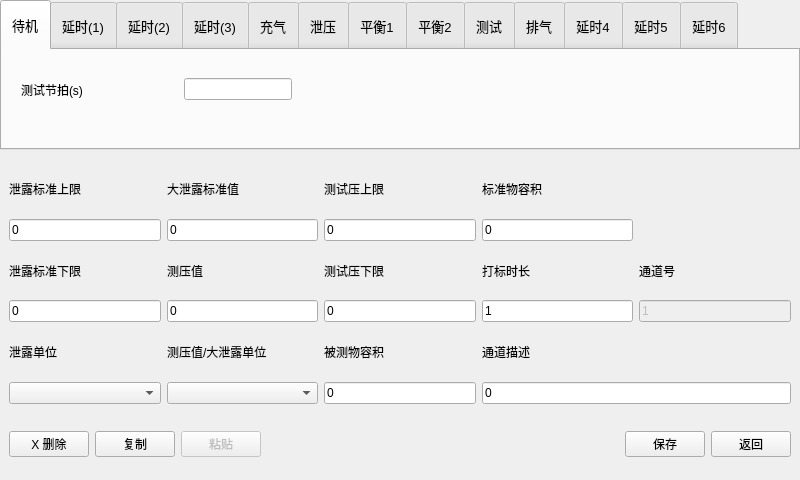
<?xml version="1.0" encoding="UTF-8"?>
<ui version="4.0">
 <class>FormArgsSettings</class>
 <widget class="QWidget" name="FormArgsSettings">
  <property name="geometry">
   <rect>
    <x>0</x>
    <y>0</y>
    <width>800</width>
    <height>480</height>
   </rect>
  </property>
  <property name="maximumSize">
   <size>
    <width>16777215</width>
    <height>1000</height>
   </size>
  </property>
  <property name="windowTitle">
   <string>Form</string>
  </property>
  <layout class="QVBoxLayout" name="verticalLayout_29">
   <property name="leftMargin">
    <number>0</number>
   </property>
   <property name="topMargin">
    <number>0</number>
   </property>
   <property name="rightMargin">
    <number>0</number>
   </property>
   <item>
    <widget class="QTabWidget" name="tabWidget">
     <property name="maximumSize">
      <size>
       <width>16777215</width>
       <height>150</height>
      </size>
     </property>
     <property name="sizeIncrement">
      <size>
       <width>0</width>
       <height>0</height>
      </size>
     </property>
     <property name="baseSize">
      <size>
       <width>0</width>
       <height>0</height>
      </size>
     </property>
     <property name="font">
      <font>
       <pointsize>10</pointsize>
      </font>
     </property>
     <property name="styleSheet">
      <string notr="true">QTabBar::tab{height:50}</string>
     </property>
     <property name="tabPosition">
      <enum>QTabWidget::North</enum>
     </property>
     <property name="tabShape">
      <enum>QTabWidget::Rounded</enum>
     </property>
     <property name="currentIndex">
      <number>0</number>
     </property>
     <property name="iconSize">
      <size>
       <width>6</width>
       <height>16</height>
      </size>
     </property>
     <widget class="QWidget" name="tab">
      <attribute name="title">
       <string>待机</string>
      </attribute>
      <layout class="QVBoxLayout" name="verticalLayout_2">
       <item>
        <widget class="QWidget" name="widget" native="true">
         <property name="maximumSize">
          <size>
           <width>16777215</width>
           <height>100</height>
          </size>
         </property>
         <widget class="QWidget" name="layoutWidget">
          <property name="geometry">
           <rect>
            <x>10</x>
            <y>10</y>
            <width>271</width>
            <height>41</height>
           </rect>
          </property>
          <layout class="QHBoxLayout" name="horizontalLayout">
           <item>
            <widget class="QLabel" name="label">
             <property name="text">
              <string>测试节拍(s)</string>
             </property>
             <property name="buddy">
              <cstring>lineEditTab1</cstring>
             </property>
            </widget>
           </item>
           <item>
            <spacer name="horizontalSpacer">
             <property name="orientation">
              <enum>Qt::Horizontal</enum>
             </property>
             <property name="sizeHint" stdset="0">
              <size>
               <width>40</width>
               <height>20</height>
              </size>
             </property>
            </spacer>
           </item>
           <item>
            <widget class="QLineEdit" name="lineEditTab1">
             <property name="statusTip">
              <string extracomment="s"/>
             </property>
             <property name="whatsThis">
              <string extracomment="s"/>
             </property>
             <property name="accessibleName">
              <string extracomment="s"/>
             </property>
             <property name="accessibleDescription">
              <string extracomment="s"/>
             </property>
             <property name="inputMask">
              <string extracomment="s"/>
             </property>
            </widget>
           </item>
          </layout>
         </widget>
        </widget>
       </item>
      </layout>
     </widget>
     <widget class="QWidget" name="tab_2">
      <attribute name="title">
       <string>延时(1)</string>
      </attribute>
      <layout class="QVBoxLayout" name="verticalLayout_28">
       <item>
        <widget class="QWidget" name="widget_4" native="true">
         <property name="maximumSize">
          <size>
           <width>16777215</width>
           <height>100</height>
          </size>
         </property>
         <widget class="QWidget" name="layoutWidget_12">
          <property name="geometry">
           <rect>
            <x>10</x>
            <y>10</y>
            <width>271</width>
            <height>41</height>
           </rect>
          </property>
          <layout class="QHBoxLayout" name="horizontalLayout_4">
           <item>
            <widget class="QLabel" name="label_15">
             <property name="text">
              <string>测试节拍(s)</string>
             </property>
             <property name="buddy">
              <cstring>lineEditTab1</cstring>
             </property>
            </widget>
           </item>
           <item>
            <spacer name="horizontalSpacer_3">
             <property name="orientation">
              <enum>Qt::Horizontal</enum>
             </property>
             <property name="sizeHint" stdset="0">
              <size>
               <width>40</width>
               <height>20</height>
              </size>
             </property>
            </spacer>
           </item>
           <item>
            <widget class="QLineEdit" name="lineEditTab2">
             <property name="statusTip">
              <string extracomment="s"/>
             </property>
             <property name="whatsThis">
              <string extracomment="s"/>
             </property>
             <property name="accessibleName">
              <string extracomment="s"/>
             </property>
             <property name="accessibleDescription">
              <string extracomment="s"/>
             </property>
             <property name="inputMask">
              <string extracomment="s"/>
             </property>
            </widget>
           </item>
          </layout>
         </widget>
        </widget>
       </item>
      </layout>
     </widget>
     <widget class="QWidget" name="tab_3">
      <attribute name="title">
       <string>延时(2)</string>
      </attribute>
      <layout class="QVBoxLayout" name="verticalLayout_43">
       <item>
        <widget class="QWidget" name="widget_5" native="true">
         <property name="maximumSize">
          <size>
           <width>16777215</width>
           <height>100</height>
          </size>
         </property>
         <widget class="QWidget" name="layoutWidget_13">
          <property name="geometry">
           <rect>
            <x>10</x>
            <y>10</y>
            <width>271</width>
            <height>41</height>
           </rect>
          </property>
          <layout class="QHBoxLayout" name="horizontalLayout_5">
           <item>
            <widget class="QLabel" name="label_42">
             <property name="text">
              <string>测试节拍(s)</string>
             </property>
             <property name="buddy">
              <cstring>lineEditTab1</cstring>
             </property>
            </widget>
           </item>
           <item>
            <spacer name="horizontalSpacer_4">
             <property name="orientation">
              <enum>Qt::Horizontal</enum>
             </property>
             <property name="sizeHint" stdset="0">
              <size>
               <width>40</width>
               <height>20</height>
              </size>
             </property>
            </spacer>
           </item>
           <item>
            <widget class="QLineEdit" name="lineEditTab3">
             <property name="statusTip">
              <string extracomment="s"/>
             </property>
             <property name="whatsThis">
              <string extracomment="s"/>
             </property>
             <property name="accessibleName">
              <string extracomment="s"/>
             </property>
             <property name="accessibleDescription">
              <string extracomment="s"/>
             </property>
             <property name="inputMask">
              <string extracomment="s"/>
             </property>
            </widget>
           </item>
          </layout>
         </widget>
        </widget>
       </item>
      </layout>
     </widget>
     <widget class="QWidget" name="tab_4">
      <attribute name="title">
       <string>延时(3)</string>
      </attribute>
      <layout class="QVBoxLayout" name="verticalLayout_70">
       <item>
        <widget class="QWidget" name="widget_9" native="true">
         <property name="maximumSize">
          <size>
           <width>16777215</width>
           <height>100</height>
          </size>
         </property>
         <widget class="QWidget" name="layoutWidget_15">
          <property name="geometry">
           <rect>
            <x>10</x>
            <y>10</y>
            <width>271</width>
            <height>41</height>
           </rect>
          </property>
          <layout class="QHBoxLayout" name="horizontalLayout_7">
           <item>
            <widget class="QLabel" name="label_70">
             <property name="text">
              <string>测试节拍(s)</string>
             </property>
             <property name="buddy">
              <cstring>lineEditTab1</cstring>
             </property>
            </widget>
           </item>
           <item>
            <spacer name="horizontalSpacer_6">
             <property name="orientation">
              <enum>Qt::Horizontal</enum>
             </property>
             <property name="sizeHint" stdset="0">
              <size>
               <width>40</width>
               <height>20</height>
              </size>
             </property>
            </spacer>
           </item>
           <item>
            <widget class="QLineEdit" name="lineEditTab4">
             <property name="statusTip">
              <string extracomment="s"/>
             </property>
             <property name="whatsThis">
              <string extracomment="s"/>
             </property>
             <property name="accessibleName">
              <string extracomment="s"/>
             </property>
             <property name="accessibleDescription">
              <string extracomment="s"/>
             </property>
             <property name="inputMask">
              <string extracomment="s"/>
             </property>
            </widget>
           </item>
          </layout>
         </widget>
        </widget>
       </item>
      </layout>
     </widget>
     <widget class="QWidget" name="tab_5">
      <attribute name="title">
       <string>充气</string>
      </attribute>
      <layout class="QVBoxLayout" name="verticalLayout_84">
       <item>
        <widget class="QWidget" name="widget_11" native="true">
         <property name="maximumSize">
          <size>
           <width>16777215</width>
           <height>100</height>
          </size>
         </property>
         <widget class="QWidget" name="layoutWidget_16">
          <property name="geometry">
           <rect>
            <x>10</x>
            <y>10</y>
            <width>271</width>
            <height>41</height>
           </rect>
          </property>
          <layout class="QHBoxLayout" name="horizontalLayout_8">
           <item>
            <widget class="QLabel" name="label_84">
             <property name="text">
              <string>测试节拍(s)</string>
             </property>
             <property name="buddy">
              <cstring>lineEditTab1</cstring>
             </property>
            </widget>
           </item>
           <item>
            <spacer name="horizontalSpacer_7">
             <property name="orientation">
              <enum>Qt::Horizontal</enum>
             </property>
             <property name="sizeHint" stdset="0">
              <size>
               <width>40</width>
               <height>20</height>
              </size>
             </property>
            </spacer>
           </item>
           <item>
            <widget class="QLineEdit" name="lineEditTab5">
             <property name="statusTip">
              <string extracomment="s"/>
             </property>
             <property name="whatsThis">
              <string extracomment="s"/>
             </property>
             <property name="accessibleName">
              <string extracomment="s"/>
             </property>
             <property name="accessibleDescription">
              <string extracomment="s"/>
             </property>
             <property name="inputMask">
              <string extracomment="s"/>
             </property>
            </widget>
           </item>
          </layout>
         </widget>
        </widget>
       </item>
      </layout>
     </widget>
     <widget class="QWidget" name="tab_6">
      <attribute name="title">
       <string>泄压</string>
      </attribute>
      <layout class="QVBoxLayout" name="verticalLayout_98">
       <item>
        <widget class="QWidget" name="widget_13" native="true">
         <property name="maximumSize">
          <size>
           <width>16777215</width>
           <height>100</height>
          </size>
         </property>
         <widget class="QWidget" name="layoutWidget_17">
          <property name="geometry">
           <rect>
            <x>10</x>
            <y>10</y>
            <width>271</width>
            <height>41</height>
           </rect>
          </property>
          <layout class="QHBoxLayout" name="horizontalLayout_9">
           <item>
            <widget class="QLabel" name="label_98">
             <property name="text">
              <string>测试节拍(s)</string>
             </property>
             <property name="buddy">
              <cstring>lineEditTab1</cstring>
             </property>
            </widget>
           </item>
           <item>
            <spacer name="horizontalSpacer_8">
             <property name="orientation">
              <enum>Qt::Horizontal</enum>
             </property>
             <property name="sizeHint" stdset="0">
              <size>
               <width>40</width>
               <height>20</height>
              </size>
             </property>
            </spacer>
           </item>
           <item>
            <widget class="QLineEdit" name="lineEditTab6">
             <property name="statusTip">
              <string extracomment="s"/>
             </property>
             <property name="whatsThis">
              <string extracomment="s"/>
             </property>
             <property name="accessibleName">
              <string extracomment="s"/>
             </property>
             <property name="accessibleDescription">
              <string extracomment="s"/>
             </property>
             <property name="inputMask">
              <string extracomment="s"/>
             </property>
            </widget>
           </item>
          </layout>
         </widget>
        </widget>
       </item>
      </layout>
     </widget>
     <widget class="QWidget" name="tab_7">
      <attribute name="title">
       <string>平衡1</string>
      </attribute>
      <layout class="QVBoxLayout" name="verticalLayout_112">
       <item>
        <widget class="QWidget" name="widget_15" native="true">
         <property name="maximumSize">
          <size>
           <width>16777215</width>
           <height>100</height>
          </size>
         </property>
         <widget class="QWidget" name="layoutWidget_18">
          <property name="geometry">
           <rect>
            <x>10</x>
            <y>10</y>
            <width>271</width>
            <height>41</height>
           </rect>
          </property>
          <layout class="QHBoxLayout" name="horizontalLayout_10">
           <item>
            <widget class="QLabel" name="label_112">
             <property name="text">
              <string>测试节拍(s)</string>
             </property>
             <property name="buddy">
              <cstring>lineEditTab1</cstring>
             </property>
            </widget>
           </item>
           <item>
            <spacer name="horizontalSpacer_9">
             <property name="orientation">
              <enum>Qt::Horizontal</enum>
             </property>
             <property name="sizeHint" stdset="0">
              <size>
               <width>40</width>
               <height>20</height>
              </size>
             </property>
            </spacer>
           </item>
           <item>
            <widget class="QLineEdit" name="lineEditTab7">
             <property name="statusTip">
              <string extracomment="s"/>
             </property>
             <property name="whatsThis">
              <string extracomment="s"/>
             </property>
             <property name="accessibleName">
              <string extracomment="s"/>
             </property>
             <property name="accessibleDescription">
              <string extracomment="s"/>
             </property>
             <property name="inputMask">
              <string extracomment="s"/>
             </property>
            </widget>
           </item>
          </layout>
         </widget>
        </widget>
       </item>
      </layout>
     </widget>
     <widget class="QWidget" name="tab_8">
      <attribute name="title">
       <string>平衡2</string>
      </attribute>
      <layout class="QVBoxLayout" name="verticalLayout_126">
       <item>
        <widget class="QWidget" name="widget_17" native="true">
         <property name="maximumSize">
          <size>
           <width>16777215</width>
           <height>100</height>
          </size>
         </property>
         <widget class="QWidget" name="layoutWidget_19">
          <property name="geometry">
           <rect>
            <x>10</x>
            <y>10</y>
            <width>271</width>
            <height>41</height>
           </rect>
          </property>
          <layout class="QHBoxLayout" name="horizontalLayout_11">
           <item>
            <widget class="QLabel" name="label_126">
             <property name="text">
              <string>测试节拍(s)</string>
             </property>
             <property name="buddy">
              <cstring>lineEditTab1</cstring>
             </property>
            </widget>
           </item>
           <item>
            <spacer name="horizontalSpacer_10">
             <property name="orientation">
              <enum>Qt::Horizontal</enum>
             </property>
             <property name="sizeHint" stdset="0">
              <size>
               <width>40</width>
               <height>20</height>
              </size>
             </property>
            </spacer>
           </item>
           <item>
            <widget class="QLineEdit" name="lineEditTab8">
             <property name="statusTip">
              <string extracomment="s"/>
             </property>
             <property name="whatsThis">
              <string extracomment="s"/>
             </property>
             <property name="accessibleName">
              <string extracomment="s"/>
             </property>
             <property name="accessibleDescription">
              <string extracomment="s"/>
             </property>
             <property name="inputMask">
              <string extracomment="s"/>
             </property>
            </widget>
           </item>
          </layout>
         </widget>
        </widget>
       </item>
      </layout>
     </widget>
     <widget class="QWidget" name="tab_9">
      <attribute name="title">
       <string>测试</string>
      </attribute>
      <layout class="QVBoxLayout" name="verticalLayout_140">
       <item>
        <widget class="QWidget" name="widget_19" native="true">
         <property name="maximumSize">
          <size>
           <width>16777215</width>
           <height>100</height>
          </size>
         </property>
         <widget class="QWidget" name="layoutWidget_20">
          <property name="geometry">
           <rect>
            <x>10</x>
            <y>10</y>
            <width>271</width>
            <height>41</height>
           </rect>
          </property>
          <layout class="QHBoxLayout" name="horizontalLayout_12">
           <item>
            <widget class="QLabel" name="label_140">
             <property name="text">
              <string>测试节拍(s)</string>
             </property>
             <property name="buddy">
              <cstring>lineEditTab1</cstring>
             </property>
            </widget>
           </item>
           <item>
            <spacer name="horizontalSpacer_11">
             <property name="orientation">
              <enum>Qt::Horizontal</enum>
             </property>
             <property name="sizeHint" stdset="0">
              <size>
               <width>40</width>
               <height>20</height>
              </size>
             </property>
            </spacer>
           </item>
           <item>
            <widget class="QLineEdit" name="lineEditTab9">
             <property name="statusTip">
              <string extracomment="s"/>
             </property>
             <property name="whatsThis">
              <string extracomment="s"/>
             </property>
             <property name="accessibleName">
              <string extracomment="s"/>
             </property>
             <property name="accessibleDescription">
              <string extracomment="s"/>
             </property>
             <property name="inputMask">
              <string extracomment="s"/>
             </property>
            </widget>
           </item>
          </layout>
         </widget>
        </widget>
       </item>
      </layout>
     </widget>
     <widget class="QWidget" name="tab_10">
      <attribute name="title">
       <string>排气</string>
      </attribute>
      <layout class="QVBoxLayout" name="verticalLayout_154">
       <item>
        <widget class="QWidget" name="widget_21" native="true">
         <property name="maximumSize">
          <size>
           <width>16777215</width>
           <height>100</height>
          </size>
         </property>
         <widget class="QWidget" name="layoutWidget_21">
          <property name="geometry">
           <rect>
            <x>10</x>
            <y>10</y>
            <width>271</width>
            <height>41</height>
           </rect>
          </property>
          <layout class="QHBoxLayout" name="horizontalLayout_13">
           <item>
            <widget class="QLabel" name="label_154">
             <property name="text">
              <string>测试节拍(s)</string>
             </property>
             <property name="buddy">
              <cstring>lineEditTab1</cstring>
             </property>
            </widget>
           </item>
           <item>
            <spacer name="horizontalSpacer_12">
             <property name="orientation">
              <enum>Qt::Horizontal</enum>
             </property>
             <property name="sizeHint" stdset="0">
              <size>
               <width>40</width>
               <height>20</height>
              </size>
             </property>
            </spacer>
           </item>
           <item>
            <widget class="QLineEdit" name="lineEditTab10">
             <property name="statusTip">
              <string extracomment="s"/>
             </property>
             <property name="whatsThis">
              <string extracomment="s"/>
             </property>
             <property name="accessibleName">
              <string extracomment="s"/>
             </property>
             <property name="accessibleDescription">
              <string extracomment="s"/>
             </property>
             <property name="inputMask">
              <string extracomment="s"/>
             </property>
            </widget>
           </item>
          </layout>
         </widget>
        </widget>
       </item>
      </layout>
     </widget>
     <widget class="QWidget" name="tab_11">
      <attribute name="title">
       <string>延时4</string>
      </attribute>
      <layout class="QVBoxLayout" name="verticalLayout_169">
       <item>
        <widget class="QWidget" name="widget_23" native="true">
         <property name="maximumSize">
          <size>
           <width>16777215</width>
           <height>100</height>
          </size>
         </property>
         <widget class="QWidget" name="layoutWidget_22">
          <property name="geometry">
           <rect>
            <x>10</x>
            <y>10</y>
            <width>271</width>
            <height>41</height>
           </rect>
          </property>
          <layout class="QHBoxLayout" name="horizontalLayout_14">
           <item>
            <widget class="QLabel" name="label_168">
             <property name="text">
              <string>测试节拍(s)</string>
             </property>
             <property name="buddy">
              <cstring>lineEditTab1</cstring>
             </property>
            </widget>
           </item>
           <item>
            <spacer name="horizontalSpacer_13">
             <property name="orientation">
              <enum>Qt::Horizontal</enum>
             </property>
             <property name="sizeHint" stdset="0">
              <size>
               <width>40</width>
               <height>20</height>
              </size>
             </property>
            </spacer>
           </item>
           <item>
            <widget class="QLineEdit" name="lineEditTab11">
             <property name="statusTip">
              <string extracomment="s"/>
             </property>
             <property name="whatsThis">
              <string extracomment="s"/>
             </property>
             <property name="accessibleName">
              <string extracomment="s"/>
             </property>
             <property name="accessibleDescription">
              <string extracomment="s"/>
             </property>
             <property name="inputMask">
              <string extracomment="s"/>
             </property>
            </widget>
           </item>
          </layout>
         </widget>
        </widget>
       </item>
      </layout>
     </widget>
     <widget class="QWidget" name="tab_12">
      <attribute name="title">
       <string>延时5</string>
      </attribute>
      <layout class="QVBoxLayout" name="verticalLayout_183">
       <item>
        <widget class="QWidget" name="widget_25" native="true">
         <property name="maximumSize">
          <size>
           <width>16777215</width>
           <height>100</height>
          </size>
         </property>
         <widget class="QWidget" name="layoutWidget_23">
          <property name="geometry">
           <rect>
            <x>10</x>
            <y>10</y>
            <width>271</width>
            <height>41</height>
           </rect>
          </property>
          <layout class="QHBoxLayout" name="horizontalLayout_15">
           <item>
            <widget class="QLabel" name="label_182">
             <property name="text">
              <string>测试节拍(s)</string>
             </property>
             <property name="buddy">
              <cstring>lineEditTab1</cstring>
             </property>
            </widget>
           </item>
           <item>
            <spacer name="horizontalSpacer_14">
             <property name="orientation">
              <enum>Qt::Horizontal</enum>
             </property>
             <property name="sizeHint" stdset="0">
              <size>
               <width>40</width>
               <height>20</height>
              </size>
             </property>
            </spacer>
           </item>
           <item>
            <widget class="QLineEdit" name="lineEditTab12">
             <property name="statusTip">
              <string extracomment="s"/>
             </property>
             <property name="whatsThis">
              <string extracomment="s"/>
             </property>
             <property name="accessibleName">
              <string extracomment="s"/>
             </property>
             <property name="accessibleDescription">
              <string extracomment="s"/>
             </property>
             <property name="inputMask">
              <string extracomment="s"/>
             </property>
            </widget>
           </item>
          </layout>
         </widget>
        </widget>
       </item>
      </layout>
     </widget>
     <widget class="QWidget" name="tab_13">
      <attribute name="title">
       <string>延时6</string>
      </attribute>
      <layout class="QVBoxLayout" name="verticalLayout_197">
       <item>
        <widget class="QWidget" name="widget_27" native="true">
         <property name="maximumSize">
          <size>
           <width>16777215</width>
           <height>100</height>
          </size>
         </property>
         <widget class="QWidget" name="layoutWidget_24">
          <property name="geometry">
           <rect>
            <x>10</x>
            <y>10</y>
            <width>271</width>
            <height>41</height>
           </rect>
          </property>
          <layout class="QHBoxLayout" name="horizontalLayout_16">
           <item>
            <widget class="QLabel" name="label_196">
             <property name="text">
              <string>测试节拍(s)</string>
             </property>
             <property name="buddy">
              <cstring>lineEditTab1</cstring>
             </property>
            </widget>
           </item>
           <item>
            <spacer name="horizontalSpacer_15">
             <property name="orientation">
              <enum>Qt::Horizontal</enum>
             </property>
             <property name="sizeHint" stdset="0">
              <size>
               <width>40</width>
               <height>20</height>
              </size>
             </property>
            </spacer>
           </item>
           <item>
            <widget class="QLineEdit" name="lineEditTab13">
             <property name="statusTip">
              <string extracomment="s"/>
             </property>
             <property name="whatsThis">
              <string extracomment="s"/>
             </property>
             <property name="accessibleName">
              <string extracomment="s"/>
             </property>
             <property name="accessibleDescription">
              <string extracomment="s"/>
             </property>
             <property name="inputMask">
              <string extracomment="s"/>
             </property>
            </widget>
           </item>
          </layout>
         </widget>
        </widget>
       </item>
      </layout>
     </widget>
    </widget>
   </item>
   <item>
    <widget class="QWidget" name="widget_2" native="true">
     <layout class="QGridLayout" name="gridLayout">
      <item row="0" column="0">
       <layout class="QVBoxLayout" name="verticalLayout">
        <item>
         <widget class="QLabel" name="label_2">
          <property name="text">
           <string>泄露标准上限</string>
          </property>
         </widget>
        </item>
        <item>
         <widget class="QLineEdit" name="lineEdit_revealStandardUpLimit">
          <property name="text">
           <string>0</string>
          </property>
         </widget>
        </item>
       </layout>
      </item>
      <item row="0" column="1">
       <layout class="QVBoxLayout" name="verticalLayout_5">
        <item>
         <widget class="QLabel" name="label_5">
          <property name="text">
           <string>大泄露标准值</string>
          </property>
         </widget>
        </item>
        <item>
         <widget class="QLineEdit" name="lineEdit_bigRevealStandardValue">
          <property name="text">
           <string>0</string>
          </property>
         </widget>
        </item>
       </layout>
      </item>
      <item row="0" column="2">
       <layout class="QVBoxLayout" name="verticalLayout_8">
        <item>
         <widget class="QLabel" name="label_8">
          <property name="text">
           <string>测试压上限</string>
          </property>
         </widget>
        </item>
        <item>
         <widget class="QLineEdit" name="lineEdit_testPressureUpLimit">
          <property name="text">
           <string>0</string>
          </property>
         </widget>
        </item>
       </layout>
      </item>
      <item row="0" column="3">
       <layout class="QVBoxLayout" name="verticalLayout_11">
        <item>
         <widget class="QLabel" name="label_11">
          <property name="text">
           <string>标准物容积</string>
          </property>
         </widget>
        </item>
        <item>
         <widget class="QLineEdit" name="lineEdit_standerVolume">
          <property name="text">
           <string>0</string>
          </property>
         </widget>
        </item>
       </layout>
      </item>
      <item row="1" column="0">
       <layout class="QVBoxLayout" name="verticalLayout_3">
        <item>
         <widget class="QLabel" name="label_3">
          <property name="text">
           <string>泄露标准下限</string>
          </property>
         </widget>
        </item>
        <item>
         <widget class="QLineEdit" name="lineEdit_revealStandardDownLimit">
          <property name="text">
           <string>0</string>
          </property>
         </widget>
        </item>
       </layout>
      </item>
      <item row="1" column="1">
       <layout class="QVBoxLayout" name="verticalLayout_6">
        <item>
         <widget class="QLabel" name="label_6">
          <property name="text">
           <string>测压值</string>
          </property>
         </widget>
        </item>
        <item>
         <widget class="QLineEdit" name="lineEdit_testPressure">
          <property name="text">
           <string>0</string>
          </property>
         </widget>
        </item>
       </layout>
      </item>
      <item row="1" column="2">
       <layout class="QVBoxLayout" name="verticalLayout_9">
        <item>
         <widget class="QLabel" name="label_9">
          <property name="text">
           <string>测试压下限</string>
          </property>
         </widget>
        </item>
        <item>
         <widget class="QLineEdit" name="lineEdit_testPressureDownLimit">
          <property name="text">
           <string>0</string>
          </property>
         </widget>
        </item>
       </layout>
      </item>
      <item row="1" column="3">
       <layout class="QVBoxLayout" name="verticalLayout_14">
        <item>
         <widget class="QLabel" name="label_12">
          <property name="text">
           <string>打标时长</string>
          </property>
         </widget>
        </item>
        <item>
         <widget class="QLineEdit" name="lineEdit_markingTime">
          <property name="text">
           <string>1</string>
          </property>
         </widget>
        </item>
       </layout>
      </item>
      <item row="1" column="4">
       <layout class="QVBoxLayout" name="verticalLayout_12">
        <item>
         <widget class="QLabel" name="label_14">
          <property name="text">
           <string>通道号</string>
          </property>
         </widget>
        </item>
        <item>
         <widget class="QLineEdit" name="lineEdit_channelNumber">
          <property name="enabled">
           <bool>false</bool>
          </property>
          <property name="text">
           <string>1</string>
          </property>
         </widget>
        </item>
       </layout>
      </item>
      <item row="2" column="0">
       <layout class="QVBoxLayout" name="verticalLayout_4">
        <item>
         <widget class="QLabel" name="label_4">
          <property name="text">
           <string>泄露单位</string>
          </property>
         </widget>
        </item>
        <item>
         <widget class="QComboBox" name="comboBox_revealUnit"/>
        </item>
       </layout>
      </item>
      <item row="2" column="1">
       <layout class="QVBoxLayout" name="verticalLayout_7">
        <item>
         <widget class="QLabel" name="label_7">
          <property name="text">
           <string>测压值/大泄露单位</string>
          </property>
         </widget>
        </item>
        <item>
         <widget class="QComboBox" name="comboBox_testPressureBigRevealUint"/>
        </item>
       </layout>
      </item>
      <item row="2" column="2">
       <layout class="QVBoxLayout" name="verticalLayout_10">
        <item>
         <widget class="QLabel" name="label_10">
          <property name="text">
           <string>被测物容积</string>
          </property>
         </widget>
        </item>
        <item>
         <widget class="QLineEdit" name="lineEdit_measuredVolume">
          <property name="text">
           <string>0</string>
          </property>
         </widget>
        </item>
       </layout>
      </item>
      <item row="2" column="3" colspan="2">
       <layout class="QVBoxLayout" name="verticalLayout_13">
        <item>
         <widget class="QLabel" name="label_13">
          <property name="text">
           <string>通道描述</string>
          </property>
         </widget>
        </item>
        <item>
         <widget class="QLineEdit" name="lineEdit_channelDescribe">
          <property name="text">
           <string>0</string>
          </property>
         </widget>
        </item>
       </layout>
      </item>
     </layout>
    </widget>
   </item>
   <item>
    <widget class="QWidget" name="widget_3" native="true">
     <property name="minimumSize">
      <size>
       <width>0</width>
       <height>0</height>
      </size>
     </property>
     <property name="maximumSize">
      <size>
       <width>800</width>
       <height>50</height>
      </size>
     </property>
     <layout class="QHBoxLayout" name="horizontalLayout_2">
      <item>
       <widget class="QPushButton" name="pushButton_delete">
        <property name="text">
         <string>X 删除</string>
        </property>
       </widget>
      </item>
      <item>
       <widget class="QPushButton" name="pushButton_2">
        <property name="text">
         <string>复制</string>
        </property>
       </widget>
      </item>
      <item>
       <widget class="QPushButton" name="pushButton_3">
        <property name="enabled">
         <bool>false</bool>
        </property>
        <property name="text">
         <string>粘贴</string>
        </property>
       </widget>
      </item>
      <item>
       <spacer name="horizontalSpacer_2">
        <property name="orientation">
         <enum>Qt::Horizontal</enum>
        </property>
        <property name="sizeHint" stdset="0">
         <size>
          <width>40</width>
          <height>20</height>
         </size>
        </property>
       </spacer>
      </item>
      <item>
       <widget class="QPushButton" name="pushButton_save">
        <property name="text">
         <string>保存</string>
        </property>
       </widget>
      </item>
      <item>
       <widget class="QPushButton" name="pushButton_return">
        <property name="text">
         <string>返回</string>
        </property>
       </widget>
      </item>
     </layout>
    </widget>
   </item>
  </layout>
 </widget>
 <resources/>
 <connections/>
</ui>
